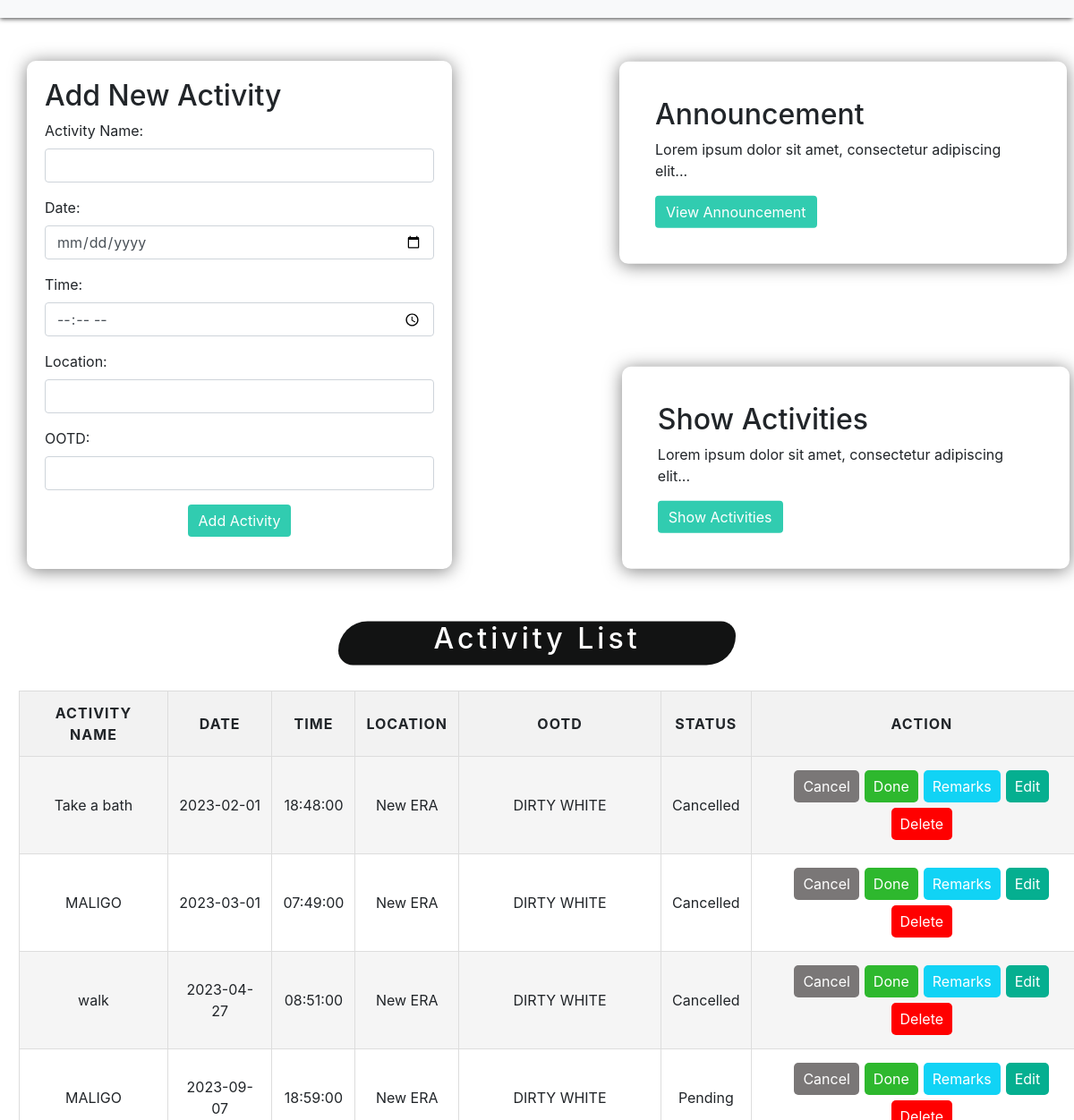
Screenshot of /SD208-Gedorio/userpage.php with the database file from the repository.
### tables this page shows
CREATE TABLE `activities` (
  `id` int(11) NOT NULL,
  `activity_name` varchar(255) NOT NULL,
  `activity_date` date NOT NULL,
  `activity_time` time NOT NULL,
  `activity_location` varchar(255) NOT NULL,
  `activity_ootd` varchar(255) NOT NULL,
  `activity_status` varchar(20) NOT NULL DEFAULT 'Pending'
);

### SD208-Gedorio/userpage.php (the view, shortened to what this page needs)
<!DOCTYPE html>
<html>
<head>
    <link rel="stylesheet" href="https://stackpath.bootstrapcdn.com/bootstrap/4.5.2/css/bootstrap.min.css">
    <link rel="stylesheet" href="Userpages.css">
</head>
<body>
    <nav class="navbar navbar-expand-lg navbar-primary bg-light">
    </nav>
    <div class="container mt-5">
        <div class="row">
            <div class="col-lg-5" id="Activity">
                <h2 class="HeadAct">Add New Activity</h2>
                <form action="add_activity.php" method="POST" id="activity-form">
                    <div class="form-group">
                        <label for="activity_name">Activity Name:</label>
                        <input type="text" class="form-control" id="activity_name" name="activity_name" required>
                    </div>
                    <div class="form-group">
                        <label for="activity_date">Date:</label>
                        <input type="date" class="form-control" id="activity_date" name="activity_date" required>
                    </div>
                    <div class="form-group">
                        <label for="activity_time">Time:</label>
                        <input type="time" class="form-control" id="activity_time" name="activity_time" required>
                    </div>
                    <div class="form-group">
                        <label for="activity_location">Location:</label>
                        <input type="text" class="form-control" id="activity_location" name="activity_location">
                    </div>
                    <div class="form-group">
                        <label for="activity_ootd">OOTD:</label>
                        <input type="text" class="form-control" id="activity_ootd" name="activity_ootd">
                    </div>
                    <div class="form-group text-center">
                        <button type="submit" class="btn btn-primary">Add Activity</button>
                    </div>
                </form>
            </div>
            <div class="col-lg-4">
                <div class="Announcement">
                    <h2 class="HeadAct">Announcement</h2>
                    <p>Lorem ipsum dolor sit amet, consectetur adipiscing elit...</p>
                    <button class="btn btn-primary" id="viewAnnouncementButton">View Announcement</button>
                </div>
            </div>
            <div class="col-lg-3">
                <div class="ShowActivity">
                    <h2 class="HeadAct">Show Activities</h2>
                    <p>Lorem ipsum dolor sit amet, consectetur adipiscing elit...</p>
                    <button class="btn btn-primary" id="showActivitiesButton">Show Activities</button>
                </div>
            </div>
        </div>
        <div class="row">
            <div class="col-lg-12" id="TableActivity">
                <h2 class="listAct">Activity List</h2>
                <div class="table-responsive scrollable-table">
                    <table class="table table-striped">
                        <tbody>
                            <?php include("Activity_php/showAll.php"); ?>
                        </tbody>
                    </table>
                </div>
            </div>
        </div>
    </div>
</body>
</html>

### SD208-Gedorio/Activity_php/showAll.php (shortened to what this page needs)
<?php
$servername = "localhost";
$username = "root";
$password = "";
$dbname = "website";
$conn = new mysqli($servername, $username, $password, $dbname);
$sql = "SELECT * FROM activities";
$result = $conn->query($sql);
if ($result->num_rows > 0) {
    echo "<table class='activity-list'>";
    echo "<tr>";
    echo "<th>Activity Name</th>";
    echo "<th>Date</th>";
    echo "<th>Time</th>";
    echo "<th>Location</th>";
    echo "<th>OOTD</th>";
    echo "<th>Status</th>";
    echo "<th>Action</th>";
    echo "</tr>";
    while ($row = $result->fetch_assoc()) {
        echo "<tr>";
        echo "<td id='activity-" . $row["id"] . "-name'>" . $row["activity_name"] . "</td>";
        echo "<td id='activity-" . $row["id"] . "-date'>" . $row["activity_date"] . "</td>";
        echo "<td id='activity-" . $row["id"] . "-time'>" . $row["activity_time"] . "</td>";
        echo "<td>" . $row["activity_location"] . "</td>";
        echo "<td>" . $row["activity_ootd"] . "</td>";
        echo "<td>" . $row["activity_status"] . "</td>";
        echo "<td class='action-buttons'>";
        echo '<button onclick="cancelActivity(' . $row["id"] . ')" id="cancel">Cancel</button>';
        echo '<button onclick="markDone(' . $row["id"] . ')" id="done">Done</button>';
        echo '<button onclick="addRemarks(' . $row["id"] . ')">Remarks</button>';
        echo '<button onclick="editActivity(' . $row["id"] . ')" id="edit">Edit</button>';
        echo '<button onclick="deleteActivity(' . $row["id"] . ')" id="delete">Delete</button>';
        echo "</td>";
        echo "</tr>";
    }
    echo "</table>";
} else {
    echo "No activities found.";
}
?>

### SD208-Gedorio/userpages.css (style rules this page uses)
.navbar { background-color: #333; color: #fff; padding: 10px; position: sticky; top: 0; z-index: 100; box-shadow: -1px 2px 5px -1px rgba(0,0,0,0.75); }
#Activity { padding: 20px; border-radius: 10px; box-shadow: 0px 2px 19px 0px rgba(0,0,0,0.50); }
#Activity button { background-color: #31CCB0; border: none; }
.Announcement { position: absolute; padding: 40px; top: 20%; left: 115%; transform: translate(-50%,-50%); width: 500px; border-radius: 10px; box-shadow: 0px 2px 19px 0px rgba(0,0,0,0.50); }
.Announcement button { background: #31CCB0; border: none; }
.ShowActivity { position: absolute; padding: 40px; top: 80%; left: 21%; transform: translate(-50%,-50%); width: 500px; border-radius: 10px; box-shadow: 0px 2px 19px 0px rgba(0,0,0,0.50); }
.ShowActivity button { background: #31CCB0; border: none; }
.scrollable-table { max-height: 500px; overflow-x: auto; overflow-y: auto; }
.table-responsive { width: 1200px; top: 60%; left: 70%; transform: translate(-2%,-1%); }
.listAct { position: relative; text-align: center; margin-top: 4rem; letter-spacing: 4px; border-radius: 100px 50px; background-color: #121313; color: white; width: 40%; height: 8%; top: 3%; left: 50%; transform: translate(-50%,-50%); }
.activity-list { width: 100%; border-collapse: collapse; background-color: #fff; border-radius: 5px; overflow-y:auto; box-shadow: 0px 2px 5px rgba(0, 0, 0, 0.1); margin-top: 20px; }
.activity-list th, .activity-list td { border: 1px solid #ddd; padding: 12px; text-align: center; }
.activity-list th { background-color: #f2f2f2; font-weight: bold; text-transform: uppercase; letter-spacing: 1px; }
.activity-list tbody tr:nth-child(even) { background-color: #f5f5f5; }
.activity-list .action-buttons button { padding: 6px 10px; margin: 3px; background-color: #11d3f5; color: #fff; border: none; border-radius: 5px; cursor: pointer; transition: background-color 0.3s; }
.action-buttons #cancel { background-color: rgb(122, 119, 119); border: none; }
.action-buttons #done { background-color: rgb(46, 184, 46); }
.action-buttons #edit { background-color: #05af90; }
.action-buttons #delete { background-color: red; }

### rows the page displays
activities: activity_name "Take a bath", activity_date "2023-02-01", activity_time "18:48:00", activity_location "New ERA", activity_ootd "DIRTY WHITE", activity_status "Cancelled"
activities: activity_name "MALIGO", activity_date "2023-03-01", activity_time "07:49:00", activity_location "New ERA", activity_ootd "DIRTY WHITE", activity_status "Cancelled"
activities: activity_name "walk", activity_date "2023-04-27", activity_time "08:51:00", activity_location "New ERA", activity_ootd "DIRTY WHITE", activity_status "Cancelled"
activities: activity_name "MALIGO", activity_date "2023-09-07", activity_time "18:59:00", activity_location "New ERA", activity_ootd "DIRTY WHITE", activity_status "Pending"
